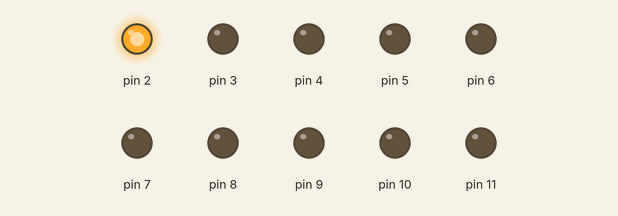
Bench run of a sketch on a simulated Arduino Uno, built with avr-gcc and run on an emulated ATmega328P. On the bench: output pins drawn as LEDs (lit = HIGH).

Above: at 0.03 s.
At 0.41 s:
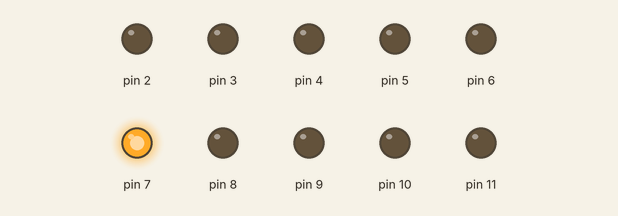
At 0.78 s:
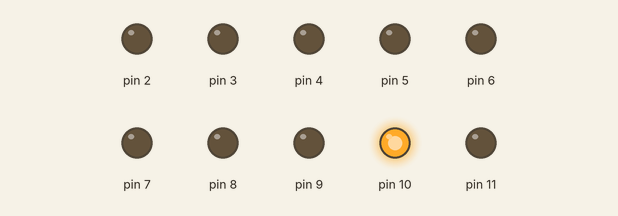
At 1.53 s:
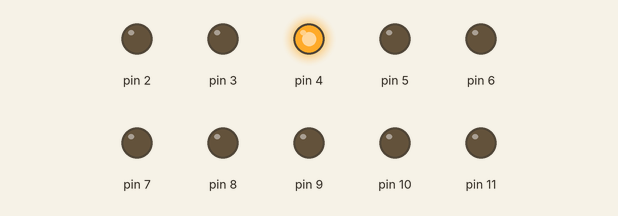
At 2.28 s:
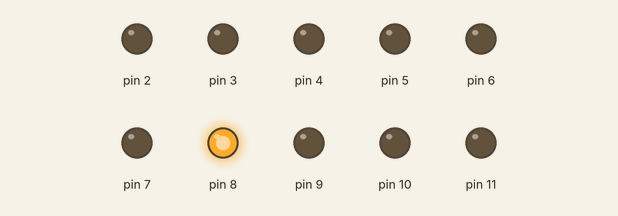
At 3.03 s:
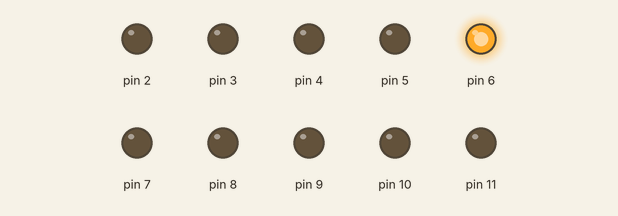
Timing chart, 0 to 3.3 s (numbered marks = the images above):
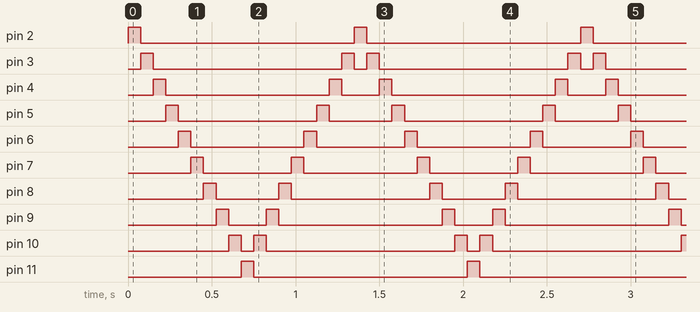

The sketch:

Bolum5Karasimsek.ino
```cpp
/*
 *  Arduino UNO ile karaşimşek devresi
 *  10 adet ledi belli bir sıra ile yakar
 */

void setup() {
pinMode(2,OUTPUT);
pinMode(3,OUTPUT);
pinMode(4,OUTPUT);
pinMode(5,OUTPUT);
pinMode(6,OUTPUT);
pinMode(7,OUTPUT);
pinMode(8,OUTPUT);
pinMode(9,OUTPUT);
pinMode(10,OUTPUT);
pinMode(11,OUTPUT);

}

void loop() {
 int hiz=75; // Hız değişkeni
digitalWrite(2,HIGH); delay(hiz); digitalWrite(2,LOW);
// Her bir led yakılıp söndürülür
digitalWrite(3,HIGH); delay(hiz); digitalWrite(3,LOW);

digitalWrite(4,HIGH); delay(hiz); digitalWrite(4,LOW);

digitalWrite(5,HIGH); delay(hiz); digitalWrite(5,LOW);

digitalWrite(6,HIGH); delay(hiz); digitalWrite(6,LOW);

digitalWrite(7,HIGH); delay(hiz); digitalWrite(7,LOW);

digitalWrite(8,HIGH); delay(hiz); digitalWrite(8,LOW);

digitalWrite(9,HIGH); delay(hiz); digitalWrite(9,LOW);

digitalWrite(10,HIGH); delay(hiz); digitalWrite(10,LOW);

digitalWrite(11,HIGH); delay(hiz); digitalWrite(11,LOW);
//Şimdi tersine yakıyoruz

digitalWrite(10,HIGH); delay(hiz); digitalWrite(10,LOW);

digitalWrite(9,HIGH); delay(hiz); digitalWrite(9,LOW);

digitalWrite(8,HIGH); delay(hiz); digitalWrite(8,LOW);

digitalWrite(7,HIGH); delay(hiz); digitalWrite(7,LOW);

digitalWrite(6,HIGH); delay(hiz); digitalWrite(6,LOW);

digitalWrite(5,HIGH); delay(hiz); digitalWrite(5,LOW);

digitalWrite(4,HIGH); delay(hiz); digitalWrite(4,LOW);

digitalWrite(3,HIGH); delay(hiz); digitalWrite(3,LOW);

}
```

Measured:
- by itself, pin 2, pin 11: alternates HIGH for 0.08 s and LOW for 1.3 s
- by itself, pin 3: repeats every 1.4 s: LOW 1.1 s, HIGH 0.08 s, LOW 0.08 s, HIGH 0.08 s
- by itself, pin 4: repeats every 1.4 s: LOW 0.98 s, HIGH 0.08 s, LOW 0.23 s, HIGH 0.08 s
- by itself, pin 5: repeats every 1.4 s: LOW 0.83 s, HIGH 0.08 s, LOW 0.38 s, HIGH 0.08 s
- by itself, pin 6: repeats every 1.4 s: LOW 0.68 s, HIGH 0.08 s, LOW 0.53 s, HIGH 0.08 s
- by itself, pin 7: repeats every 1.4 s: LOW 0.53 s, HIGH 0.08 s, LOW 0.68 s, HIGH 0.08 s
- by itself, pin 8: repeats every 1.4 s: LOW 0.38 s, HIGH 0.08 s, LOW 0.83 s, HIGH 0.08 s
- by itself, pin 9: repeats every 1.4 s: LOW 0.23 s, HIGH 0.08 s, LOW 0.98 s, HIGH 0.08 s
